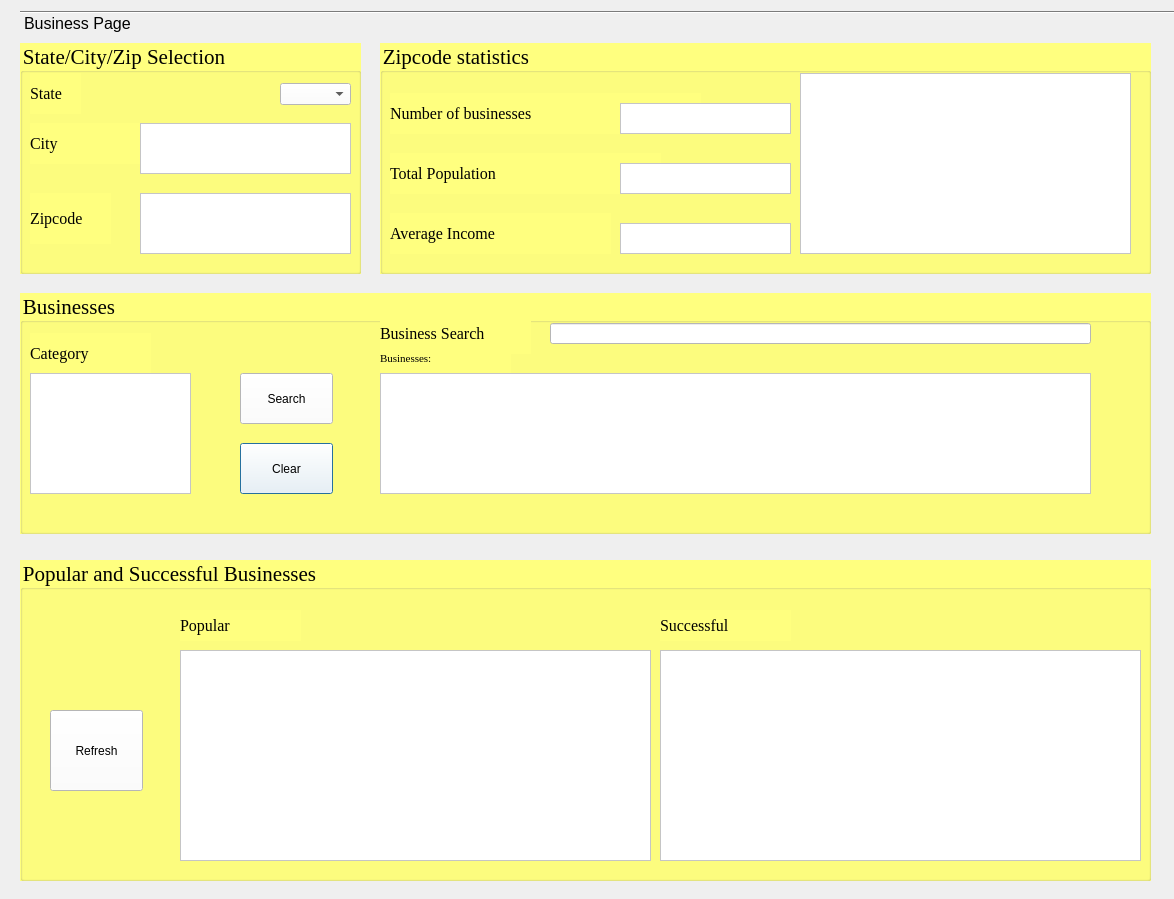
<?xml version="1.0" encoding="UTF-8"?>
<ui version="4.0">
 <class>Dialog</class>
 <widget class="QDialog" name="Dialog">
  <property name="geometry">
   <rect>
    <x>0</x>
    <y>0</y>
    <width>1174</width>
    <height>899</height>
   </rect>
  </property>
  <property name="windowTitle">
   <string>Dialog</string>
  </property>
  <widget class="QToolBox" name="zipStats">
   <property name="geometry">
    <rect>
     <x>20</x>
     <y>10</y>
     <width>1401</width>
     <height>561</height>
    </rect>
   </property>
   <property name="font">
    <font>
     <pointsize>12</pointsize>
    </font>
   </property>
   <property name="currentIndex">
    <number>0</number>
   </property>
   <widget class="QWidget" name="page">
    <property name="geometry">
     <rect>
      <x>0</x>
      <y>0</y>
      <width>1401</width>
      <height>522</height>
     </rect>
    </property>
    <attribute name="label">
     <string>Business Page</string>
    </attribute>
    <widget class="QGroupBox" name="stateCityGroup">
     <property name="geometry">
      <rect>
       <x>0</x>
       <y>0</y>
       <width>341</width>
       <height>231</height>
      </rect>
     </property>
     <property name="font">
      <font>
       <family>Times New Roman</family>
       <pointsize>16</pointsize>
      </font>
     </property>
     <property name="styleSheet">
      <string notr="true">background-color: rgb(255, 255, 127)</string>
     </property>
     <property name="title">
      <string>State/City/Zip Selection</string>
     </property>
     <widget class="QLabel" name="label">
      <property name="geometry">
       <rect>
        <x>10</x>
        <y>30</y>
        <width>51</width>
        <height>41</height>
       </rect>
      </property>
      <property name="font">
       <font>
        <family>Times New Roman</family>
        <pointsize>12</pointsize>
       </font>
      </property>
      <property name="text">
       <string>State</string>
      </property>
     </widget>
     <widget class="QLabel" name="label_2">
      <property name="geometry">
       <rect>
        <x>10</x>
        <y>80</y>
        <width>121</width>
        <height>41</height>
       </rect>
      </property>
      <property name="font">
       <font>
        <family>Times New Roman</family>
        <pointsize>12</pointsize>
       </font>
      </property>
      <property name="text">
       <string>City</string>
      </property>
     </widget>
     <widget class="QListWidget" name="cityList">
      <property name="geometry">
       <rect>
        <x>120</x>
        <y>80</y>
        <width>211</width>
        <height>51</height>
       </rect>
      </property>
      <property name="styleSheet">
       <string notr="true">background-color: rgb(255, 255, 255)</string>
      </property>
     </widget>
     <widget class="QComboBox" name="stateList">
      <property name="geometry">
       <rect>
        <x>260</x>
        <y>40</y>
        <width>71</width>
        <height>22</height>
       </rect>
      </property>
      <property name="styleSheet">
       <string notr="true">
background-color:rgb(255, 255, 255)</string>
      </property>
     </widget>
     <widget class="QLabel" name="label_5">
      <property name="geometry">
       <rect>
        <x>10</x>
        <y>150</y>
        <width>81</width>
        <height>51</height>
       </rect>
      </property>
      <property name="font">
       <font>
        <family>Times New Roman</family>
        <pointsize>12</pointsize>
       </font>
      </property>
      <property name="text">
       <string>Zipcode</string>
      </property>
     </widget>
     <widget class="QListWidget" name="zipList">
      <property name="geometry">
       <rect>
        <x>120</x>
        <y>150</y>
        <width>211</width>
        <height>61</height>
       </rect>
      </property>
      <property name="styleSheet">
       <string notr="true">background-color: rgb(255, 255, 255)</string>
      </property>
     </widget>
    </widget>
    <widget class="QGroupBox" name="stateCityGroup_2">
     <property name="geometry">
      <rect>
       <x>360</x>
       <y>0</y>
       <width>771</width>
       <height>231</height>
      </rect>
     </property>
     <property name="font">
      <font>
       <family>Times New Roman</family>
       <pointsize>16</pointsize>
      </font>
     </property>
     <property name="styleSheet">
      <string notr="true">background-color: rgb(255, 255, 127)</string>
     </property>
     <property name="title">
      <string>Zipcode statistics</string>
     </property>
     <widget class="QLabel" name="label_4">
      <property name="geometry">
       <rect>
        <x>10</x>
        <y>50</y>
        <width>311</width>
        <height>41</height>
       </rect>
      </property>
      <property name="font">
       <font>
        <family>Times New Roman</family>
        <pointsize>12</pointsize>
       </font>
      </property>
      <property name="text">
       <string>Number of businesses</string>
      </property>
     </widget>
     <widget class="QLabel" name="label_8">
      <property name="geometry">
       <rect>
        <x>10</x>
        <y>110</y>
        <width>271</width>
        <height>41</height>
       </rect>
      </property>
      <property name="font">
       <font>
        <family>Times New Roman</family>
        <pointsize>12</pointsize>
       </font>
      </property>
      <property name="text">
       <string>Total Population</string>
      </property>
     </widget>
     <widget class="QLabel" name="label_9">
      <property name="geometry">
       <rect>
        <x>10</x>
        <y>170</y>
        <width>221</width>
        <height>41</height>
       </rect>
      </property>
      <property name="font">
       <font>
        <family>Times New Roman</family>
        <pointsize>12</pointsize>
       </font>
      </property>
      <property name="text">
       <string>Average Income</string>
      </property>
     </widget>
     <widget class="QListWidget" name="numberOfBusinesses">
      <property name="enabled">
       <bool>false</bool>
      </property>
      <property name="geometry">
       <rect>
        <x>240</x>
        <y>60</y>
        <width>171</width>
        <height>31</height>
       </rect>
      </property>
      <property name="styleSheet">
       <string notr="true">background-color: rgb(255, 255, 255)</string>
      </property>
     </widget>
     <widget class="QListWidget" name="totalPop">
      <property name="enabled">
       <bool>false</bool>
      </property>
      <property name="geometry">
       <rect>
        <x>240</x>
        <y>120</y>
        <width>171</width>
        <height>31</height>
       </rect>
      </property>
      <property name="styleSheet">
       <string notr="true">background-color: rgb(255, 255, 255)</string>
      </property>
     </widget>
     <widget class="QListWidget" name="averageIncome">
      <property name="enabled">
       <bool>false</bool>
      </property>
      <property name="geometry">
       <rect>
        <x>240</x>
        <y>180</y>
        <width>171</width>
        <height>31</height>
       </rect>
      </property>
      <property name="styleSheet">
       <string notr="true">background-color: rgb(255, 255, 255)</string>
      </property>
     </widget>
     <widget class="QTableWidget" name="zipBus">
      <property name="enabled">
       <bool>true</bool>
      </property>
      <property name="geometry">
       <rect>
        <x>420</x>
        <y>30</y>
        <width>331</width>
        <height>181</height>
       </rect>
      </property>
      <property name="styleSheet">
       <string notr="true">background: rgb(255, 255, 255)</string>
      </property>
     </widget>
    </widget>
    <widget class="QGroupBox" name="businessGroup">
     <property name="geometry">
      <rect>
       <x>0</x>
       <y>250</y>
       <width>1131</width>
       <height>241</height>
      </rect>
     </property>
     <property name="font">
      <font>
       <family>Times New Roman</family>
       <pointsize>16</pointsize>
      </font>
     </property>
     <property name="styleSheet">
      <string notr="true">background-color: rgb(255, 255, 127)</string>
     </property>
     <property name="title">
      <string>Businesses</string>
     </property>
     <widget class="QLineEdit" name="bname2">
      <property name="geometry">
       <rect>
        <x>530</x>
        <y>30</y>
        <width>541</width>
        <height>21</height>
       </rect>
      </property>
      <property name="autoFillBackground">
       <bool>false</bool>
      </property>
      <property name="styleSheet">
       <string notr="true">background: rgb(255, 255, 255)</string>
      </property>
     </widget>
     <widget class="QLabel" name="label_7">
      <property name="geometry">
       <rect>
        <x>360</x>
        <y>20</y>
        <width>151</width>
        <height>41</height>
       </rect>
      </property>
      <property name="font">
       <font>
        <family>Times New Roman</family>
        <pointsize>12</pointsize>
       </font>
      </property>
      <property name="text">
       <string>Business Search</string>
      </property>
     </widget>
     <widget class="QLabel" name="label_3">
      <property name="geometry">
       <rect>
        <x>360</x>
        <y>50</y>
        <width>131</width>
        <height>31</height>
       </rect>
      </property>
      <property name="font">
       <font>
        <family>Times New Roman</family>
        <pointsize>8</pointsize>
       </font>
      </property>
      <property name="text">
       <string>Businesses:</string>
      </property>
     </widget>
     <widget class="QTableWidget" name="businesses_3">
      <property name="geometry">
       <rect>
        <x>360</x>
        <y>80</y>
        <width>711</width>
        <height>121</height>
       </rect>
      </property>
      <property name="styleSheet">
       <string notr="true">background: rgb(255, 255, 255)</string>
      </property>
     </widget>
     <widget class="QLabel" name="label_6">
      <property name="geometry">
       <rect>
        <x>10</x>
        <y>40</y>
        <width>121</width>
        <height>41</height>
       </rect>
      </property>
      <property name="font">
       <font>
        <family>Times New Roman</family>
        <pointsize>12</pointsize>
       </font>
      </property>
      <property name="text">
       <string>Category</string>
      </property>
     </widget>
     <widget class="QListWidget" name="categoryList">
      <property name="geometry">
       <rect>
        <x>10</x>
        <y>80</y>
        <width>161</width>
        <height>121</height>
       </rect>
      </property>
      <property name="styleSheet">
       <string notr="true">background-color: rgb(255, 255, 255)</string>
      </property>
     </widget>
     <widget class="QPushButton" name="clearButton">
      <property name="geometry">
       <rect>
        <x>220</x>
        <y>150</y>
        <width>93</width>
        <height>51</height>
       </rect>
      </property>
      <property name="styleSheet">
       <string notr="true">background: rgb(255, 255, 255)</string>
      </property>
      <property name="text">
       <string>Clear</string>
      </property>
     </widget>
     <widget class="QPushButton" name="searchButton">
      <property name="geometry">
       <rect>
        <x>220</x>
        <y>80</y>
        <width>93</width>
        <height>51</height>
       </rect>
      </property>
      <property name="styleSheet">
       <string notr="true">background: rgb(255, 255, 255)</string>
      </property>
      <property name="text">
       <string>Search</string>
      </property>
     </widget>
    </widget>
   </widget>
  </widget>
  <widget class="QGroupBox" name="businessGroup_2">
   <property name="geometry">
    <rect>
     <x>20</x>
     <y>560</y>
     <width>1131</width>
     <height>321</height>
    </rect>
   </property>
   <property name="font">
    <font>
     <family>Times New Roman</family>
     <pointsize>16</pointsize>
    </font>
   </property>
   <property name="styleSheet">
    <string notr="true">background-color: rgb(255, 255, 127)</string>
   </property>
   <property name="title">
    <string>Popular and Successful Businesses</string>
   </property>
   <widget class="QTableWidget" name="popularTable">
    <property name="geometry">
     <rect>
      <x>160</x>
      <y>90</y>
      <width>471</width>
      <height>211</height>
     </rect>
    </property>
    <property name="styleSheet">
     <string notr="true">background: rgb(255, 255, 255)</string>
    </property>
   </widget>
   <widget class="QLabel" name="label_10">
    <property name="geometry">
     <rect>
      <x>160</x>
      <y>50</y>
      <width>121</width>
      <height>31</height>
     </rect>
    </property>
    <property name="font">
     <font>
      <family>Times New Roman</family>
      <pointsize>12</pointsize>
     </font>
    </property>
    <property name="text">
     <string>Popular</string>
    </property>
   </widget>
   <widget class="QLabel" name="label_11">
    <property name="geometry">
     <rect>
      <x>640</x>
      <y>50</y>
      <width>131</width>
      <height>31</height>
     </rect>
    </property>
    <property name="font">
     <font>
      <family>Times New Roman</family>
      <pointsize>12</pointsize>
     </font>
    </property>
    <property name="text">
     <string>Successful</string>
    </property>
   </widget>
   <widget class="QPushButton" name="refreshButton">
    <property name="geometry">
     <rect>
      <x>30</x>
      <y>150</y>
      <width>93</width>
      <height>81</height>
     </rect>
    </property>
    <property name="styleSheet">
     <string notr="true">background: rgb(255, 255, 255)</string>
    </property>
    <property name="text">
     <string>Refresh</string>
    </property>
   </widget>
   <widget class="QTableWidget" name="sucTable">
    <property name="geometry">
     <rect>
      <x>640</x>
      <y>90</y>
      <width>481</width>
      <height>211</height>
     </rect>
    </property>
    <property name="styleSheet">
     <string notr="true">background: rgb(255, 255, 255)</string>
    </property>
   </widget>
  </widget>
 </widget>
 <resources/>
 <connections/>
</ui>
